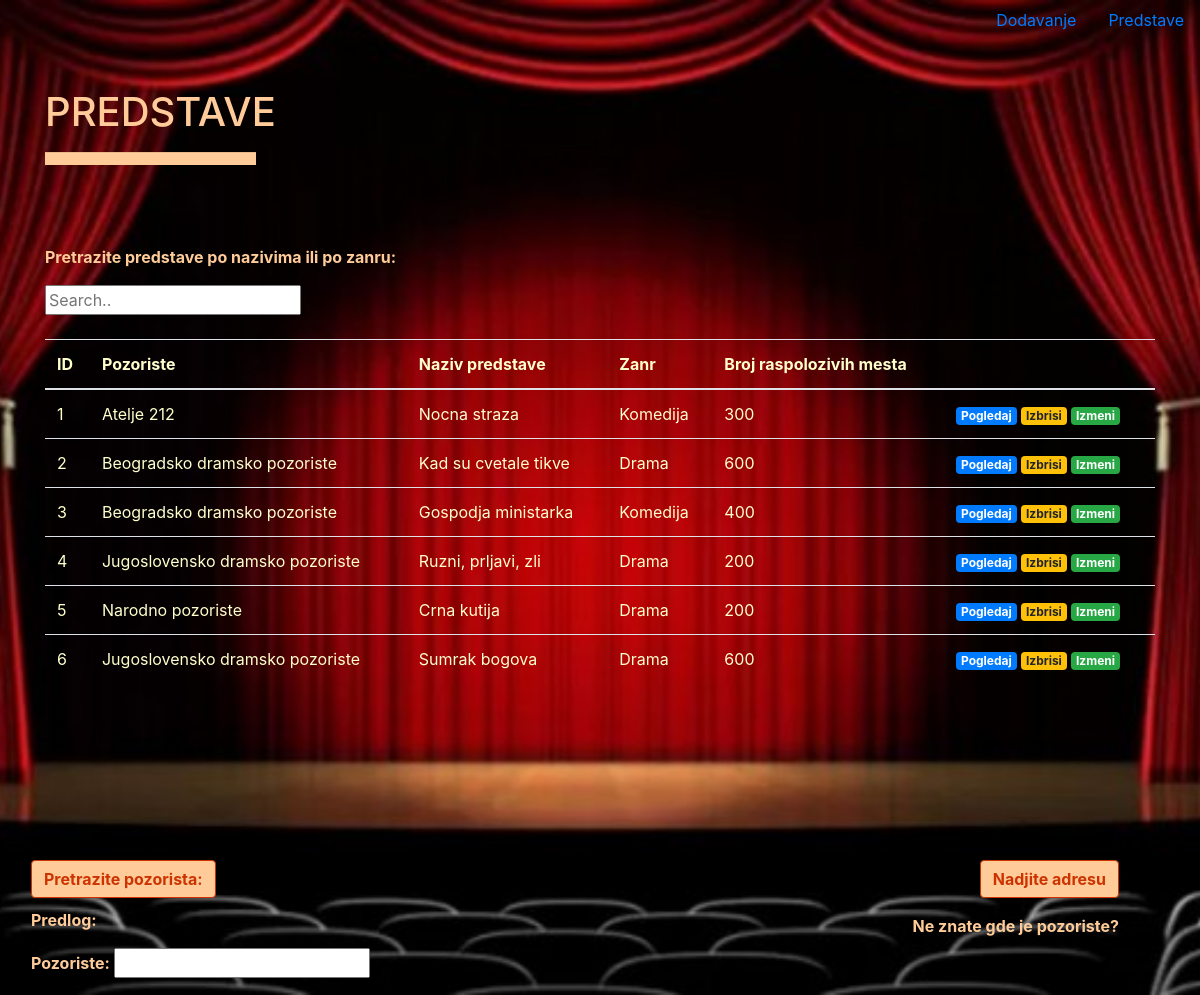
The page /predstave.php on the database its author committed.
### tables this page shows
CREATE TABLE `predstave` (
  `id` int(11) NOT NULL,
  `pozoriste` varchar(255) NOT NULL,
  `naziv` varchar(255) NOT NULL,
  `zanr` varchar(255) NOT NULL,
  `mesta` int(11) NOT NULL
);

CREATE TABLE `pozoriste` (
  `id` varchar(255) NOT NULL,
  `naziv` varchar(255) NOT NULL
);

### model.php (called while the page is built, shortened)
<?php
	class Model{
		private $server = "localhost";
		private $username = "root";
		private $password;
		private $db = "bazapoz";
		private $conn;
		public function __construct(){
			try {
				$this->conn = new mysqli($this->server,$this->username,$this->password,$this->db);
			} catch (Exception $e) {
				echo "connection failed" . $e->getMessage();
			}
		}
public function fetch(){
    $data = null;
    $query="select p.id,p.pozoriste,p.naziv,p.zanr, p.mesta, poz.naziv as NazivPozorista from predstave p join pozoriste poz on p.pozoriste=poz.id";
    if ($sql = $this->conn->query($query)) {
        while ($row = mysqli_fetch_assoc($sql)) {
            $data[] = $row;
        }
    }
    return $data;
}
}
?>

### predstave.php (the view, shortened to what this page needs)
<!doctype html>
<html lang="en">
  <head>
    <link rel="stylesheet" href="https://stackpath.bootstrapcdn.com/bootstrap/4.3.1/css/bootstrap.min.css">
  </head>
  <body  style="background-image: url('maske.jpg'); background-repeat: no-repeat; background-position: center; background-size: cover;">
    <ul class="nav justify-content-end">
  <li class="nav-item">
    <a class="nav-link active" href="index.php">Dodavanje</a>
  </li>
  <li class="nav-item">
    <a class="nav-link" href="predstave.php">Predstave</a>
  </li>
</ul>
    <div class="container">
      <div class="row" >
        <div class="col-md-12 mt-5">
          <h1 class="text-left" style="color: #ffcc99;">PREDSTAVE</h1>
          <hr style="height: 12px;background-color:  #ffcc99; width: 19%; margin-bottom:80px; margin-left:0px;">
        </div>
      </div>
      <div class="row">
        <div class="col-md-12">
          <table class="table" style="color: #ffffcc">
            <thead>
              <tr>
                <th>ID</th>
                <th>Pozoriste</th>
                <th>Naziv predstave</th>
                <th>Zanr</th>
                <th>Broj raspolozivih mesta</th>
                <th></th>
              </tr>
            </thead>
            <tbody id="myTable">
            <p style="color: #ffcc99; margin-right:50px; font-weight:bold;">Pretrazite predstave po nazivima ili po zanru:</p>
            <input id="myInput" type="text" placeholder="Search..">
            <br>
            <br>
              <?php
                include 'model.php';
                $model = new Model();
                $rows = $model->fetch();
                $i = 1;
                if(!empty($rows)){
                  foreach($rows as $row){
              ?>
              <tr>
                <td><?php echo $i++; ?></td>
                <td><?php echo $row['NazivPozorista']; ?></td>
                <td><?php echo $row['naziv']; ?></td>
                <td><?php echo $row['zanr']; ?></td>
                <td><?php echo $row['mesta']; ?></td>
                <td>
                  <a href="read.php?id=<?php echo $row['id']; ?>" class="badge badge-primary">Pogledaj</a>
                  <a href="delete.php?id=<?php echo $row['id']; ?>" class="badge badge-warning">Izbrisi</a>
                  <a href="edit.php?id=<?php echo $row['id']; ?>" class="badge badge-success">Izmeni</a>
                </td>
              </tr>
              <?php
                  }
              }else{
                echo "Nema podataka o predstavama";
            }
              ?>
            </tbody>
          </table>
        </div>
        <table style="width:100%;">
        <tr">
        <td>
        <div style="color:  #ffcc99; font-weight: bold; margin-top:160px;">
            <div class="form-group">
              <button type="submit" id = "btn" name="submit" class="btn btn-primary" style="background-color:  #ffcc99; font-weight:bold; border-color: #cc3300; color:#cc3300; margin-bottom: 10px;">Pretrazite pozorista:</button>
              <br>
                <p>Predlog: <span id="txtHint"></span></p>
                <p>Pozoriste: <input type="text" id="txt1" onkeyup="showHint(this.value)"></p>
            </div>
        </div>
        </td>
        <td>
        <div class="form-group text-right" style="color:  #ffcc99; font-weight: bold;margin-top:120px;">
        <button type="submit" id = "btn" name="submit" class="btn btn-primary" style="background-color:  #ffcc99; font-weight:bold; border-color: #cc3300; margin-right:50px; color:#cc3300;">Nadjite adresu</button>
        </div>
        <div class="text-right" style="color: #ffcc99; margin-right:50px; font-weight:bold;margin-left:50px;"><p>Ne znate gde je pozoriste?</p></div>
        </div>
      </div>
  </body>
</html>

### rows shown on the page
predstave: pozoriste.naziv "Atelje 212", naziv "Nocna straza", zanr "Komedija", mesta "300"
predstave: pozoriste.naziv "Beogradsko dramsko pozoriste", naziv "Kad su cvetale tikve", zanr "Drama", mesta "600"
predstave: pozoriste.naziv "Beogradsko dramsko pozoriste", naziv "Gospodja ministarka", zanr "Komedija", mesta "400"
predstave: pozoriste.naziv "Jugoslovensko dramsko pozoriste", naziv "Ruzni, prljavi, zli", zanr "Drama", mesta "200"
predstave: pozoriste.naziv "Narodno pozoriste", naziv "Crna kutija", zanr "Drama", mesta "200"
predstave: pozoriste.naziv "Jugoslovensko dramsko pozoriste", naziv "Sumrak bogova", zanr "Drama", mesta "600"
